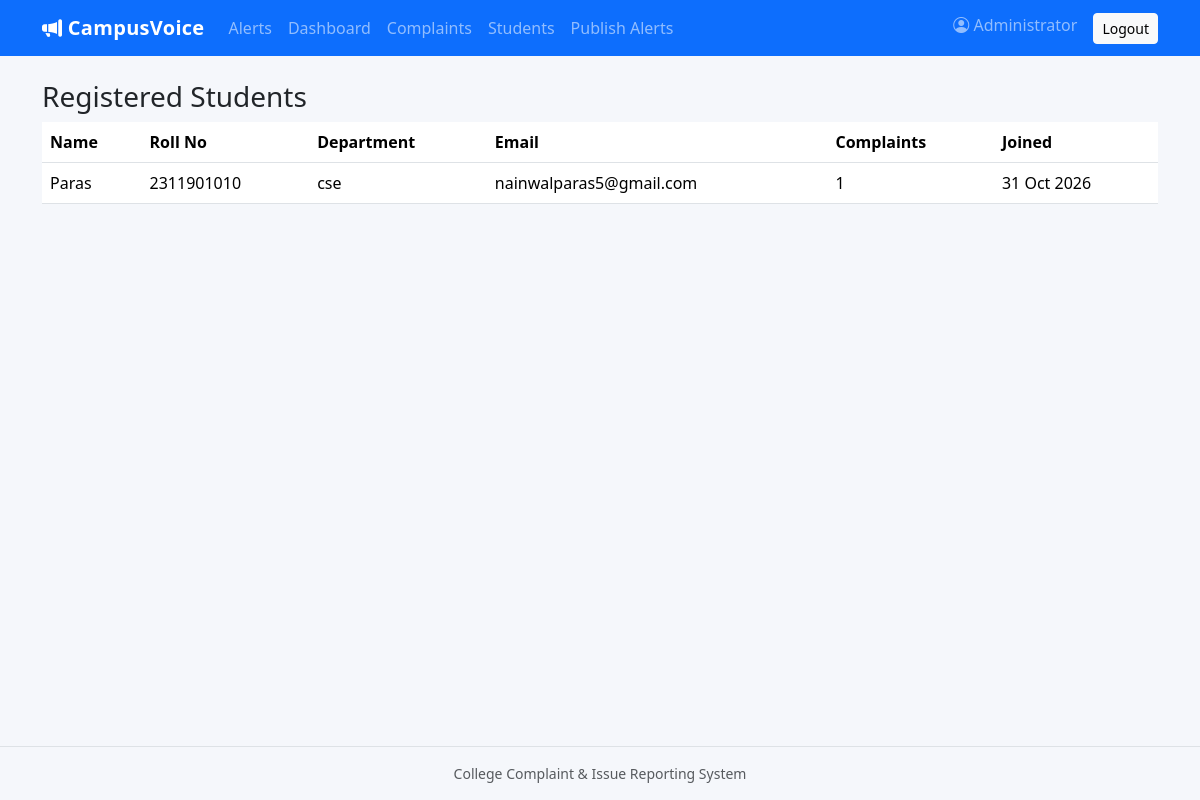
/admin/students (signed in), run on the app's committed database.
### models.py (models this page shows, shortened)
class User(db.Model):
    __tablename__ = "users"
    id = db.Column(db.Integer, primary_key=True)
    name = db.Column(db.String(100), nullable=False)
    email = db.Column(db.String(120), unique=True, nullable=False)
    roll_no = db.Column(db.String(30))
    department = db.Column(db.String(80))
    password_hash = db.Column(db.String(255), nullable=False)
    role = db.Column(db.String(10), nullable=False, default="student")  # student | admin
    created_at = db.Column(db.DateTime, default=datetime.utcnow)
    complaints = db.relationship("Complaint", backref="student", lazy=True)

### app.py (the view)
@app.route("/admin/students")
@admin_required
def admin_students():
    students = User.query.filter_by(role="student").order_by(User.created_at.desc()).all()
    return render_template("admin_students.html", students=students)

### app.py (called while the page is built)
def current_user():
    uid = session.get("user_id")
    return db.session.get(User, uid) if uid else None

@app.context_processor
def inject_globals():
    return dict(current_user=current_user(), STATUSES=STATUSES,
                CATEGORIES=CATEGORIES, PRIORITIES=PRIORITIES)

def admin_required(f):
    @wraps(f)
    def wrapper(*a, **kw):
        u = current_user()
        if not u:
            return redirect(url_for("login"))
        if u.role != "admin":
            abort(403)
        return f(*a, **kw)
    return wrapper

### templates/admin_students.html (shortened to what this page needs)
{% extends "base.html" %}
{% block content %}
<h3>Registered Students</h3>
<div class="table-responsive"><table class="table bg-white table-hover">
<thead><tr><th>Name</th><th>Roll No</th><th>Department</th><th>Email</th><th>Complaints</th><th>Joined</th></tr></thead>
<tbody>{% for s in students %}<tr><td>{{ s.name }}</td><td>{{ s.roll_no }}</td><td>{{ s.department }}</td><td>{{ s.email }}</td><td>{{ s.complaints|length }}</td><td>{{ s.created_at.strftime('%d %b %Y') }}</td></tr>
{% else %}<tr><td colspan="6" class="text-center text-muted">No students yet.</td></tr>{% endfor %}</tbody></table></div>
{% endblock %}

### templates/base.html (shortened to what this page needs)
<!DOCTYPE html>
<html lang="en">
<head>
  <link href="https://cdn.jsdelivr.net/npm/bootstrap@5.3.3/dist/css/bootstrap.min.css" rel="stylesheet">
  <link href="https://cdn.jsdelivr.net/npm/bootstrap-icons@1.11.3/font/bootstrap-icons.css" rel="stylesheet">
  <link href="{{ url_for('static', filename='css/style.css') }}" rel="stylesheet">
</head>
<body class="d-flex flex-column min-vh-100">
<nav class="navbar navbar-expand-lg navbar-dark bg-primary">
  <div class="container">
    <a class="navbar-brand" href="{{ url_for('index') }}"><i class="bi bi-megaphone-fill"></i> CampusVoice</a>
    <div id="nav" class="collapse navbar-collapse">
      <ul class="navbar-nav me-auto">
        <li class="nav-item"><a class="nav-link" href="{{ url_for('alerts') }}">Alerts</a></li>
        {% if current_user and current_user.role == 'student' %}
          <li class="nav-item"><a class="nav-link" href="{{ url_for('new_complaint') }}">New Complaint</a></li>
          <li class="nav-item"><a class="nav-link" href="{{ url_for('my_complaints') }}">My Complaints</a></li>
        {% elif current_user and current_user.role == 'admin' %}
          <li class="nav-item"><a class="nav-link" href="{{ url_for('admin_dashboard') }}">Dashboard</a></li>
          <li class="nav-item"><a class="nav-link" href="{{ url_for('admin_complaints') }}">Complaints</a></li>
          <li class="nav-item"><a class="nav-link" href="{{ url_for('admin_students') }}">Students</a></li>
          <li class="nav-item"><a class="nav-link" href="{{ url_for('admin_alerts') }}">Publish Alerts</a></li>
        {% endif %}
      </ul>
      <ul class="navbar-nav">
        {% if current_user %}
          <li class="nav-item"><span class="navbar-text me-3"><i class="bi bi-person-circle"></i> {{ current_user.name }}</span></li>
          <li class="nav-item"><a class="btn btn-light btn-sm" href="{{ url_for('logout') }}">Logout</a></li>
        {% else %}
          <li class="nav-item"><a class="nav-link" href="{{ url_for('login') }}">Login</a></li>
          <li class="nav-item"><a class="btn btn-light btn-sm" href="{{ url_for('register') }}">Register</a></li>
        {% endif %}
      </ul>
    </div>
  </div>
</nav>
<main class="container my-4 flex-grow-1">
  {% block content %}{% endblock %}
</main>
<footer class="text-center text-muted py-3 border-top small">College Complaint &amp; Issue Reporting System</footer>
</body>
</html>

### static/css/style.css (style rules this page uses)
body { background: #f5f7fb; }
.navbar-brand { font-weight: 700; letter-spacing: .3px; }

### data on the page
User: name "Administrator"
User: name "Paras", roll_no "2311901010", department "cse", email "nainwalparas5@gmail.com", complaints|length "1", created_at "31 Oct 2026"
